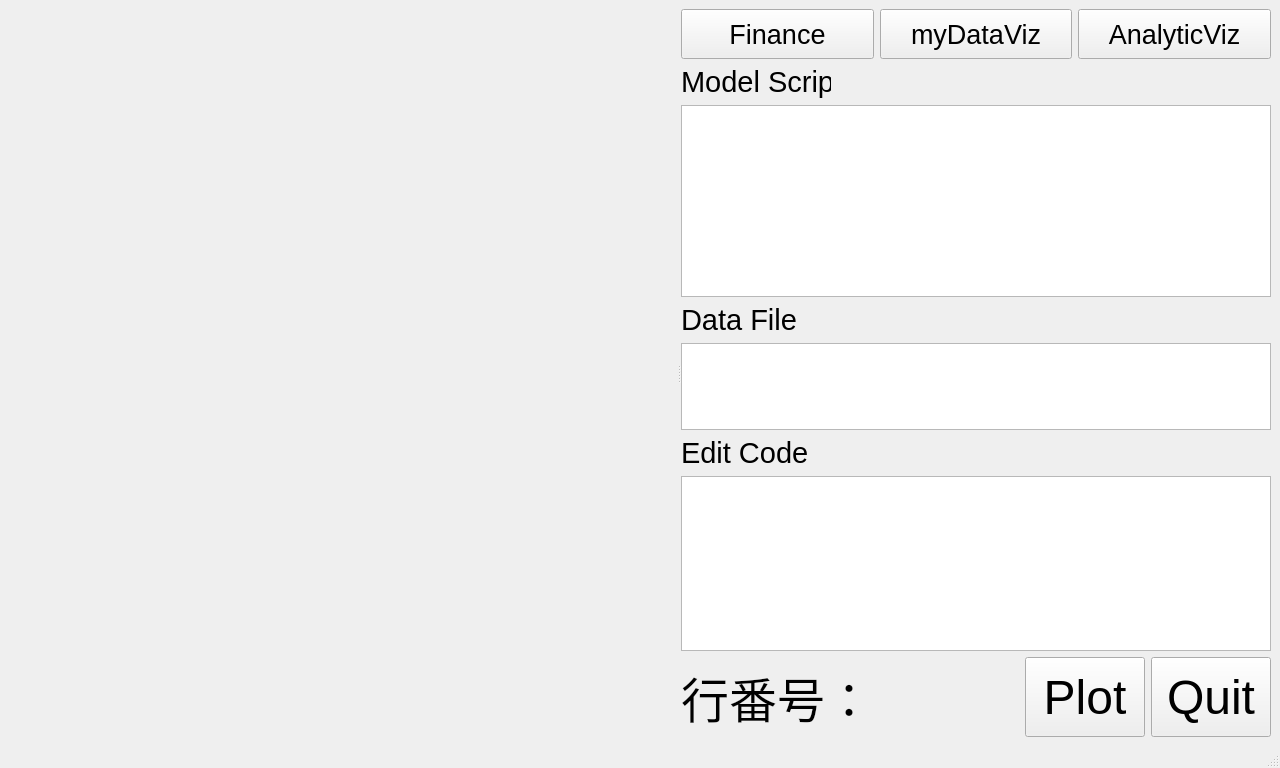
<?xml version="1.0" encoding="UTF-8"?>
<ui version="4.0">
 <class>MainWindow</class>
 <widget class="QMainWindow" name="MainWindow">
  <property name="geometry">
   <rect>
    <x>0</x>
    <y>0</y>
    <width>1280</width>
    <height>768</height>
   </rect>
  </property>
  <property name="minimumSize">
   <size>
    <width>1280</width>
    <height>768</height>
   </size>
  </property>
  <property name="windowTitle">
   <string>MainWindow</string>
  </property>
  <widget class="QWidget" name="centralwidget">
   <layout class="QGridLayout" name="gridLayout">
    <item row="0" column="0">
     <widget class="QSplitter" name="splitter">
      <property name="sizePolicy">
       <sizepolicy hsizetype="MinimumExpanding" vsizetype="Preferred">
        <horstretch>0</horstretch>
        <verstretch>0</verstretch>
       </sizepolicy>
      </property>
      <property name="orientation">
       <enum>Qt::Horizontal</enum>
      </property>
      <widget class="QWidget" name="widget" native="true">
       <property name="sizePolicy">
        <sizepolicy hsizetype="Expanding" vsizetype="Expanding">
         <horstretch>1</horstretch>
         <verstretch>0</verstretch>
        </sizepolicy>
       </property>
       <property name="minimumSize">
        <size>
         <width>0</width>
         <height>0</height>
        </size>
       </property>
       <property name="baseSize">
        <size>
         <width>1200</width>
         <height>0</height>
        </size>
       </property>
      </widget>
      <widget class="QWidget" name="layoutWidget">
       <layout class="QVBoxLayout" name="verticalLayout">
        <item>
         <layout class="QHBoxLayout" name="horizontalLayout_5">
          <item>
           <widget class="QPushButton" name="btnFin">
            <property name="sizePolicy">
             <sizepolicy hsizetype="Expanding" vsizetype="Fixed">
              <horstretch>0</horstretch>
              <verstretch>0</verstretch>
             </sizepolicy>
            </property>
            <property name="minimumSize">
             <size>
              <width>80</width>
              <height>50</height>
             </size>
            </property>
            <property name="maximumSize">
             <size>
              <width>200</width>
              <height>50</height>
             </size>
            </property>
            <property name="font">
             <font>
              <pointsize>20</pointsize>
             </font>
            </property>
            <property name="text">
             <string>Finance</string>
            </property>
            <property name="checkable">
             <bool>true</bool>
            </property>
            <property name="autoExclusive">
             <bool>true</bool>
            </property>
            <attribute name="buttonGroup">
             <string notr="true">buttonGroup</string>
            </attribute>
           </widget>
          </item>
          <item>
           <widget class="QPushButton" name="btnMyData">
            <property name="sizePolicy">
             <sizepolicy hsizetype="Expanding" vsizetype="Fixed">
              <horstretch>0</horstretch>
              <verstretch>0</verstretch>
             </sizepolicy>
            </property>
            <property name="minimumSize">
             <size>
              <width>80</width>
              <height>50</height>
             </size>
            </property>
            <property name="maximumSize">
             <size>
              <width>200</width>
              <height>50</height>
             </size>
            </property>
            <property name="font">
             <font>
              <pointsize>20</pointsize>
             </font>
            </property>
            <property name="text">
             <string>myDataViz</string>
            </property>
            <property name="checkable">
             <bool>true</bool>
            </property>
            <property name="autoExclusive">
             <bool>true</bool>
            </property>
            <attribute name="buttonGroup">
             <string notr="true">buttonGroup</string>
            </attribute>
           </widget>
          </item>
          <item>
           <widget class="QPushButton" name="btnAnalytic">
            <property name="sizePolicy">
             <sizepolicy hsizetype="Expanding" vsizetype="Fixed">
              <horstretch>0</horstretch>
              <verstretch>0</verstretch>
             </sizepolicy>
            </property>
            <property name="minimumSize">
             <size>
              <width>80</width>
              <height>50</height>
             </size>
            </property>
            <property name="maximumSize">
             <size>
              <width>200</width>
              <height>50</height>
             </size>
            </property>
            <property name="font">
             <font>
              <pointsize>20</pointsize>
             </font>
            </property>
            <property name="text">
             <string>AnalyticViz</string>
            </property>
            <property name="checkable">
             <bool>true</bool>
            </property>
            <property name="autoExclusive">
             <bool>true</bool>
            </property>
            <attribute name="buttonGroup">
             <string notr="true">buttonGroup</string>
            </attribute>
           </widget>
          </item>
         </layout>
        </item>
        <item>
         <widget class="QLabel" name="label_2">
          <property name="maximumSize">
           <size>
            <width>150</width>
            <height>16777215</height>
           </size>
          </property>
          <property name="font">
           <font>
            <family>.AppleSystemUIFont</family>
            <pointsize>22</pointsize>
           </font>
          </property>
          <property name="text">
           <string>Model Script</string>
          </property>
         </widget>
        </item>
        <item>
         <widget class="QTreeView" name="treeView">
          <property name="sizePolicy">
           <sizepolicy hsizetype="Expanding" vsizetype="Expanding">
            <horstretch>2</horstretch>
            <verstretch>0</verstretch>
           </sizepolicy>
          </property>
          <property name="minimumSize">
           <size>
            <width>300</width>
            <height>0</height>
           </size>
          </property>
          <property name="maximumSize">
           <size>
            <width>16777215</width>
            <height>300</height>
           </size>
          </property>
          <property name="sizeIncrement">
           <size>
            <width>1</width>
            <height>0</height>
           </size>
          </property>
          <property name="baseSize">
           <size>
            <width>600</width>
            <height>0</height>
           </size>
          </property>
          <property name="font">
           <font>
            <family>.AppleSystemUIFont</family>
            <pointsize>20</pointsize>
           </font>
          </property>
         </widget>
        </item>
        <item>
         <widget class="QLabel" name="label">
          <property name="maximumSize">
           <size>
            <width>150</width>
            <height>16777215</height>
           </size>
          </property>
          <property name="font">
           <font>
            <family>.AppleSystemUIFont</family>
            <pointsize>22</pointsize>
           </font>
          </property>
          <property name="text">
           <string>Data File</string>
          </property>
         </widget>
        </item>
        <item>
         <widget class="QTreeView" name="treeViewData">
          <property name="sizePolicy">
           <sizepolicy hsizetype="Expanding" vsizetype="Expanding">
            <horstretch>2</horstretch>
            <verstretch>1</verstretch>
           </sizepolicy>
          </property>
          <property name="minimumSize">
           <size>
            <width>300</width>
            <height>0</height>
           </size>
          </property>
          <property name="maximumSize">
           <size>
            <width>16777215</width>
            <height>16777215</height>
           </size>
          </property>
          <property name="sizeIncrement">
           <size>
            <width>1</width>
            <height>0</height>
           </size>
          </property>
          <property name="baseSize">
           <size>
            <width>600</width>
            <height>0</height>
           </size>
          </property>
          <property name="font">
           <font>
            <family>.AppleSystemUIFont</family>
            <pointsize>20</pointsize>
           </font>
          </property>
          <property name="lineWidth">
           <number>1</number>
          </property>
          <property name="midLineWidth">
           <number>1</number>
          </property>
         </widget>
        </item>
        <item>
         <layout class="QHBoxLayout" name="horizontalLayout_3"/>
        </item>
        <item>
         <widget class="QLabel" name="label_3">
          <property name="maximumSize">
           <size>
            <width>150</width>
            <height>16777215</height>
           </size>
          </property>
          <property name="font">
           <font>
            <pointsize>22</pointsize>
           </font>
          </property>
          <property name="text">
           <string>Edit Code</string>
          </property>
         </widget>
        </item>
        <item>
         <widget class="QPlainTextEdit" name="codeView">
          <property name="sizePolicy">
           <sizepolicy hsizetype="Expanding" vsizetype="Expanding">
            <horstretch>2</horstretch>
            <verstretch>2</verstretch>
           </sizepolicy>
          </property>
          <property name="minimumSize">
           <size>
            <width>300</width>
            <height>0</height>
           </size>
          </property>
          <property name="maximumSize">
           <size>
            <width>16777215</width>
            <height>16777215</height>
           </size>
          </property>
          <property name="sizeIncrement">
           <size>
            <width>1</width>
            <height>0</height>
           </size>
          </property>
          <property name="baseSize">
           <size>
            <width>600</width>
            <height>0</height>
           </size>
          </property>
          <property name="font">
           <font>
            <family>Ricty</family>
            <pointsize>18</pointsize>
           </font>
          </property>
         </widget>
        </item>
        <item>
         <layout class="QHBoxLayout" name="horizontalLayout_2">
          <item>
           <widget class="QLabel" name="label_4">
            <property name="sizePolicy">
             <sizepolicy hsizetype="Fixed" vsizetype="Preferred">
              <horstretch>0</horstretch>
              <verstretch>0</verstretch>
             </sizepolicy>
            </property>
            <property name="font">
             <font>
              <family>.AppleSystemUIFont</family>
              <pointsize>36</pointsize>
             </font>
            </property>
            <property name="text">
             <string>行番号：</string>
            </property>
           </widget>
          </item>
          <item>
           <widget class="QLabel" name="lineNum">
            <property name="sizePolicy">
             <sizepolicy hsizetype="Fixed" vsizetype="Preferred">
              <horstretch>0</horstretch>
              <verstretch>0</verstretch>
             </sizepolicy>
            </property>
            <property name="minimumSize">
             <size>
              <width>100</width>
              <height>0</height>
             </size>
            </property>
            <property name="font">
             <font>
              <family>.AppleSystemUIFont</family>
              <pointsize>36</pointsize>
              <bold>true</bold>
              <underline>false</underline>
             </font>
            </property>
            <property name="frameShadow">
             <enum>QFrame::Raised</enum>
            </property>
            <property name="lineWidth">
             <number>0</number>
            </property>
            <property name="text">
             <string/>
            </property>
            <property name="alignment">
             <set>Qt::AlignCenter</set>
            </property>
           </widget>
          </item>
          <item>
           <spacer name="horizontalSpacer_2">
            <property name="orientation">
             <enum>Qt::Horizontal</enum>
            </property>
            <property name="sizeType">
             <enum>QSizePolicy::Expanding</enum>
            </property>
            <property name="sizeHint" stdset="0">
             <size>
              <width>40</width>
              <height>20</height>
             </size>
            </property>
           </spacer>
          </item>
          <item>
           <widget class="QPushButton" name="plotButton">
            <property name="sizePolicy">
             <sizepolicy hsizetype="Fixed" vsizetype="Fixed">
              <horstretch>0</horstretch>
              <verstretch>0</verstretch>
             </sizepolicy>
            </property>
            <property name="minimumSize">
             <size>
              <width>120</width>
              <height>80</height>
             </size>
            </property>
            <property name="maximumSize">
             <size>
              <width>120</width>
              <height>80</height>
             </size>
            </property>
            <property name="font">
             <font>
              <family>.AppleSystemUIFont</family>
              <pointsize>36</pointsize>
             </font>
            </property>
            <property name="text">
             <string>Plot</string>
            </property>
           </widget>
          </item>
          <item>
           <widget class="QPushButton" name="quitButton">
            <property name="sizePolicy">
             <sizepolicy hsizetype="Fixed" vsizetype="Fixed">
              <horstretch>0</horstretch>
              <verstretch>0</verstretch>
             </sizepolicy>
            </property>
            <property name="minimumSize">
             <size>
              <width>120</width>
              <height>80</height>
             </size>
            </property>
            <property name="maximumSize">
             <size>
              <width>120</width>
              <height>80</height>
             </size>
            </property>
            <property name="font">
             <font>
              <family>.AppleSystemUIFont</family>
              <pointsize>36</pointsize>
             </font>
            </property>
            <property name="text">
             <string>Quit</string>
            </property>
           </widget>
          </item>
         </layout>
        </item>
        <item>
         <layout class="QHBoxLayout" name="horizontalLayout"/>
        </item>
       </layout>
      </widget>
     </widget>
    </item>
   </layout>
  </widget>
  <widget class="QStatusBar" name="statusbar"/>
 </widget>
 <resources/>
 <connections>
  <connection>
   <sender>quitButton</sender>
   <signal>clicked()</signal>
   <receiver>MainWindow</receiver>
   <slot>close()</slot>
   <hints>
    <hint type="sourcelabel">
     <x>1775</x>
     <y>1331</y>
    </hint>
    <hint type="destinationlabel">
     <x>1586</x>
     <y>1329</y>
    </hint>
   </hints>
  </connection>
 </connections>
 <buttongroups>
  <buttongroup name="buttonGroup"/>
 </buttongroups>
</ui>
